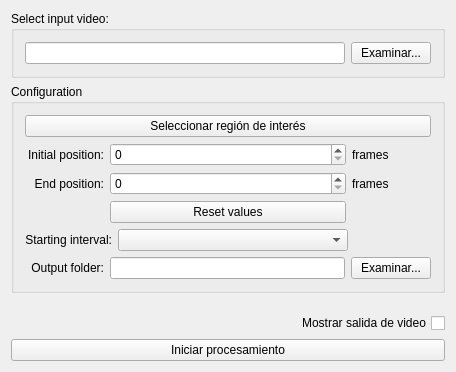
<?xml version="1.0" encoding="UTF-8"?>
<ui version="4.0">
 <class>MainWindow</class>
 <widget class="QMainWindow" name="MainWindow">
  <property name="geometry">
   <rect>
    <x>0</x>
    <y>0</y>
    <width>456</width>
    <height>372</height>
   </rect>
  </property>
  <property name="windowTitle">
   <string>MainWindow</string>
  </property>
  <widget class="QWidget" name="centralWidget">
   <layout class="QVBoxLayout" name="verticalLayout_2">
    <item>
     <widget class="QGroupBox" name="groupBox">
      <property name="title">
       <string>Select input video:</string>
      </property>
      <layout class="QHBoxLayout" name="horizontalLayout_2" stretch="4,1">
       <item>
        <widget class="QLineEdit" name="lneInputPath"/>
       </item>
       <item>
        <widget class="QPushButton" name="pbExaminarInput">
         <property name="text">
          <string>Examinar...</string>
         </property>
        </widget>
       </item>
      </layout>
     </widget>
    </item>
    <item>
     <widget class="QGroupBox" name="groupBox_2">
      <property name="title">
       <string>Configuration</string>
      </property>
      <layout class="QVBoxLayout" name="verticalLayout">
       <item>
        <widget class="QPushButton" name="pbSetROI">
         <property name="text">
          <string>Seleccionar región de interés</string>
         </property>
        </widget>
       </item>
       <item>
        <layout class="QGridLayout" name="gridLayout" columnstretch="1,3,1">
         <item row="0" column="1">
          <widget class="QSpinBox" name="spnInitPos"/>
         </item>
         <item row="1" column="1">
          <widget class="QSpinBox" name="spnEndPos"/>
         </item>
         <item row="1" column="2">
          <widget class="QLabel" name="lblFrames2">
           <property name="text">
            <string>frames</string>
           </property>
          </widget>
         </item>
         <item row="1" column="0">
          <widget class="QLabel" name="lblEndPos">
           <property name="layoutDirection">
            <enum>Qt::LeftToRight</enum>
           </property>
           <property name="text">
            <string>End position:</string>
           </property>
           <property name="alignment">
            <set>Qt::AlignRight|Qt::AlignTrailing|Qt::AlignVCenter</set>
           </property>
          </widget>
         </item>
         <item row="0" column="2">
          <widget class="QLabel" name="lblFrames1">
           <property name="text">
            <string>frames</string>
           </property>
          </widget>
         </item>
         <item row="0" column="0">
          <widget class="QLabel" name="lblInit">
           <property name="layoutDirection">
            <enum>Qt::LeftToRight</enum>
           </property>
           <property name="text">
            <string>Initial position:</string>
           </property>
           <property name="alignment">
            <set>Qt::AlignRight|Qt::AlignTrailing|Qt::AlignVCenter</set>
           </property>
          </widget>
         </item>
         <item row="2" column="1">
          <widget class="QPushButton" name="pbReset">
           <property name="text">
            <string>Reset values</string>
           </property>
          </widget>
         </item>
        </layout>
       </item>
       <item>
        <layout class="QHBoxLayout" name="horizontalLayout_3" stretch="1,3,1">
         <item>
          <widget class="QLabel" name="lblDayNight">
           <property name="text">
            <string>Starting interval:</string>
           </property>
           <property name="alignment">
            <set>Qt::AlignRight|Qt::AlignTrailing|Qt::AlignVCenter</set>
           </property>
          </widget>
         </item>
         <item>
          <widget class="QComboBox" name="cbxDayNight"/>
         </item>
         <item>
          <widget class="QLabel" name="label_2">
           <property name="text">
            <string/>
           </property>
          </widget>
         </item>
        </layout>
       </item>
       <item>
        <layout class="QHBoxLayout" name="horizontalLayout" stretch="1,3,1">
         <item>
          <widget class="QLabel" name="lblOutput">
           <property name="text">
            <string>Output folder:</string>
           </property>
           <property name="alignment">
            <set>Qt::AlignRight|Qt::AlignTrailing|Qt::AlignVCenter</set>
           </property>
          </widget>
         </item>
         <item>
          <widget class="QLineEdit" name="lneOutputPath"/>
         </item>
         <item>
          <widget class="QPushButton" name="pbExaminarOutput">
           <property name="text">
            <string>Examinar...</string>
           </property>
          </widget>
         </item>
        </layout>
       </item>
      </layout>
     </widget>
    </item>
    <item>
     <spacer name="verticalSpacer">
      <property name="orientation">
       <enum>Qt::Vertical</enum>
      </property>
      <property name="sizeHint" stdset="0">
       <size>
        <width>20</width>
        <height>40</height>
       </size>
      </property>
     </spacer>
    </item>
    <item>
     <widget class="QCheckBox" name="chkOutput">
      <property name="layoutDirection">
       <enum>Qt::RightToLeft</enum>
      </property>
      <property name="text">
       <string>Mostrar salida de video</string>
      </property>
     </widget>
    </item>
    <item>
     <widget class="QPushButton" name="pbProcess">
      <property name="text">
       <string>Iniciar procesamiento</string>
      </property>
     </widget>
    </item>
   </layout>
  </widget>
 </widget>
 <layoutdefault spacing="6" margin="11"/>
 <resources/>
 <connections/>
</ui>
